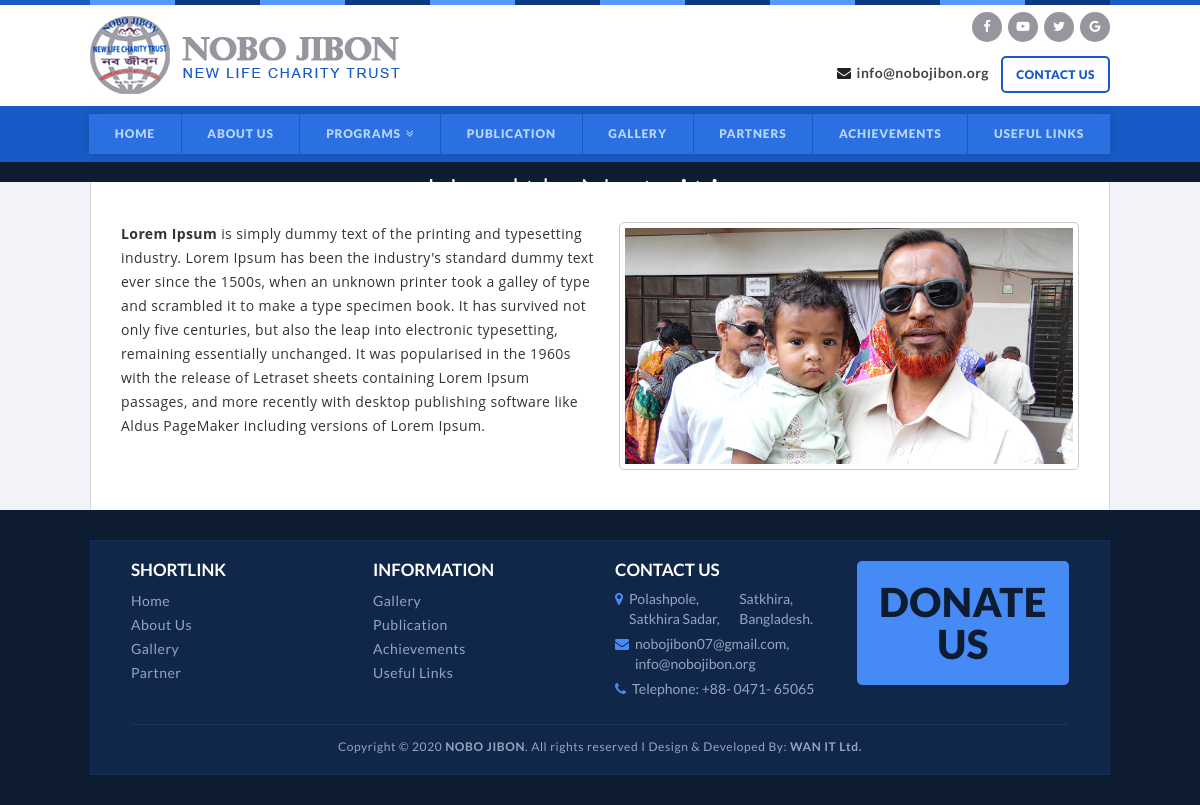
Screenshot of /Program-Details/1 with the database file from the repository.
### tables this page shows
CREATE TABLE `tbl_review` (
  `review_id` int(3) NOT NULL,
  `review_type` tinyint(4) NOT NULL COMMENT '1=product, 2=service',
  `description` text NOT NULL,
  `photo` varchar(100) NOT NULL,
  `review_status` tinyint(4) NOT NULL DEFAULT '0',
  `created_date` timestamp NOT NULL DEFAULT CURRENT_TIMESTAMP ON UPDATE CURRENT_TIMESTAMP
);

CREATE TABLE `tbl_type` (
  `type_id` int(3) NOT NULL,
  `type_name` varchar(100) NOT NULL,
  `publication_status` tinyint(1) NOT NULL,
  `created_datetime` timestamp NOT NULL DEFAULT CURRENT_TIMESTAMP ON UPDATE CURRENT_TIMESTAMP
);

CREATE TABLE `tbl_footer_contact` (
  `fcontact_id` int(3) NOT NULL,
  `location` text NOT NULL,
  `email` text NOT NULL,
  `phone` text NOT NULL,
  `created_date` timestamp NOT NULL DEFAULT CURRENT_TIMESTAMP ON UPDATE CURRENT_TIMESTAMP
);

### application/controllers/Welcome.php (called while the page is built, shortened)
<?php
class Welcome extends Base_Controller {
	public function __construct(){
		$this->load->model('Photo_model');
		$this->load->model('News_model');
		$this->load->model('Common_model');
		$this->load->model('Reviewtype_model');
		$this->load->model('Review_model');
		$this->load->model('Partner_model');
		$this->load->model('Gallery_model');
	}
	public function ProgramDetailsByType($id=''){
		if(!empty($id)){
			$data = array();
			$data['title'] = '.:: Nobo Jibon | Program Details';
			$data['selected_review'] = $this->Review_model->select_review_by_id($id);
			$data['allProgram'] = $this->Reviewtype_model->select_all_type();
			$data['fcontact'] = $this->Common_model->find_fcontact();
			$data['content'] = $this->load->view('frontend/page/programdetails', $data, true);
			$this->load->view('frontend/index',$data);
		}else{
			$this->load->view('frontend/page/404_error');
		}
	}
}
?>

### index.php (called while the page is built, shortened)
<?php
require_once BASEPATH.'core/CodeIgniter.php';

### application/models/Review_model.php (called while the page is built, shortened)
<?php
class Review_model extends Base_Model {
	public function select_review_by_id($id){
		$this->db->select('tbl_review.*');
		$this->db->select('tbl_type.type_name');
		$this->db->from('tbl_review');
		$this->db->where('review_type',$id);
		$this->db->join('tbl_type','tbl_type.type_id = tbl_review.review_type');
		$get = $this->db->get();
		$result = $get->row();
		return $result;
	}
}

### application/models/Common_model.php (called while the page is built, shortened)
<?php
class Common_model extends Base_Model {
	public function find_fcontact(){
		$result = $this->db->select('*')->from('tbl_footer_contact')->get()->row();
		return $result;
	}
}

### application/views/frontend/page/programdetails.php (the view, shortened to what this page needs)
<div class="banner-area">
    <h1>
        <?php
            if(!empty($selected_review->photo)){
                echo $selected_review->type_name;
            }else{
                echo "Nothing Found";
            }
        ?>
    </h1>
</div>
<section class="inner-area">
    <div class="container">
       <div class="inner-box">
            <h6>
                <?php
                    if(!empty($selected_review->photo)){ ?>
                        <img class="in-img" alt="" src="<?= base_url($selected_review->photo);?>">
                        <?= $selected_review->description;?>
                <?php } ?>
            </h6>
        </div>
    </div>
</section>

### application/views/frontend/inc/footer.php (shortened to what this page needs)
<section class="footer-area">
    <div class="container">
        <div class="footer-middle-area">
            <div class="col-md-3 col-sm-6 col-xs-12">
                <div class="content-footer">
                    <h4>Shortlink</h4>
                    <li><a href="<?= base_url('NoboJibon'); ?>">Home</a></li>
                    <li><a href="<?= base_url('About-Us'); ?>">About Us</a></li>
                    <li><a href="<?= base_url('Gallery'); ?>">Gallery</a></li>
                    <li><a href="<?= base_url('Our-Partner'); ?>">Partner</a></li>
                </div>
            </div>
            <div class="col-md-3 col-sm-6 col-xs-12">
                <div class="content-footer">
                    <h4>Information</h4>
                    <li><a href="<?= base_url('Our-Gallery'); ?>">Gallery</a></li>
                    <li><a href="<?= base_url('Publication'); ?>">Publication</a></li>
                    <li><a href="<?= base_url('Achievements'); ?>">Achievements</a></li>
                    <li><a href="<?= base_url('UsefulLink'); ?>">Useful Links</a></li>
                </div>
            </div>
            <div class="col-md-3 col-sm-6 col-xs-12">
                <div class="content-footer">
                    <h4>Contact Us</h4>
                    <li>
                        <p><i class="fa fa-map-marker" aria-hidden="true"></i><?= $fcontact->location;?></p>
                    </li>
                    <li>
                        <p><i class="fa fa-envelope" aria-hidden="true"></i> <?= $fcontact->email;?></p>
                    </li>
                    <li>
                        <p><i class="fa fa-phone" aria-hidden="true"></i><?= $fcontact->phone;?></p>
                    </li>
                </div>
            </div>
            <div class="col-md-3 col-sm-6 col-xs-12">
                <div class="content-footer">
                    <a class="donate" href="<?= base_url('Donate'); ?>">Donate <br>Us</a>
                </div>
            </div>
            <div class="col-md-12 col-sm-12 col-xs-12">
                <h5>Copyright © 2020 <a target="blank" href="<?= base_url('NoboJibon'); ?>"><b>NOBO JIBON</b></a>. All rights reserved I Design &amp; Developed By: <a target="blank" href="http://wanitltd.com/"><b>WAN IT Ltd.</b></a></h5>
            </div>
        </div>
    </div>
</section>
</body>
</html>

### assets/frontend/css/style.css (style rules this page uses)
body { font-family: 'Lato', sans-serif; color:#000; font-size:14px; }
* { margin:0; padding:0; outline:none }
img,fieldset { border:0 }
a { text-decoration:none }
ul,li { padding:0px;margin:0px; list-style: none }
h1, h2, h3, h4, h5, h6, p { margin:0; padding:0; font-weight:normal; }
.container { width:1050px; }
.donate { width: 400px; display: table; margin: auto; background: #185BC6; padding: 20px 25px; border-radius:5px; }
.footer-area { width: 100%; position: relative; display: block; float: left; background: #0e1c32; padding: 30px; }
.footer-middle-area { padding: 20px 25px; width: 100%; float: left; display: block; background: #112749; opacity: 1; border: 1px solid #142e59; }
.footer-middle-area .content-footer { width:100%; display: block; float: left; }
.footer-middle-area .content-footer .donate { font-size: 40px; font-weight: 900; color: #0E1C32; text-align: center; text-transform: uppercase; background: #468AF6; height: 124px; border-radius: 5px; line-height: 42px; padding: 20px 0; width:100%; float:left; transition:all 0.9s; }
.footer-middle-area .content-footer h4 { color: #fff; font-size: 17px; font-weight: 600; text-align: left; text-transform: uppercase; margin: 0; padding-bottom: 10px; }
.footer-middle-area .content-footer li { list-style:none; }
.footer-middle-area .content-footer a { color: #93a5c2; font-size: 14px; font-weight: 400; text-align: left; margin: 0; line-height: 24px; letter-spacing: 0.5px; }
.footer-middle-area .content-footer p { color: #93a5c2; font-size: 14px; font-weight: 400; text-align: left; margin: 0; line-height: 20px; padding-bottom: 5px; display: flex; }
.footer-middle-area .content-footer p i { color: #468AF6; padding-right: 6px; line-height: 20px; }
.footer-middle-area h5 { color: #93a5c2; font-size: 12px; font-weight: 400; text-align: center; margin: 0; padding: 15px 0 0; border-top: 1px solid #163565; margin-top: 20px; letter-spacing: 0.6px; }
.footer-middle-area h5 a { color: #93a5c2; }
.banner-area { width:100%; float:left; display:block; background-color:#0E1C32; position:relative; }
.banner-area h1 { position: absolute; font-size: 45px; color: #fff; text-transform: Capitalize; font-weight: 300; top: 38%; text-align: center; left: 0; right: 0; letter-spacing: 2px; }
.inner-area { width:100%; float:left; display:block; background:#f2f3f8; }
.inner-area .inner-box { width:100%; float:left; display:block; padding:40px 30px; background:#fff; border-left: 1px solid #d9d9d9; border-right:1px solid #d9d9d9; }
.inner-area h6 { font-size: 14px; line-height: 24px; color: #333; letter-spacing: 0.4px; }
.inner-box .in-img { width: 48%; float: right; padding: 5px; border: 1px solid #c9c9c9; border-radius: 5px; margin-left: 20px; }

### rows the page displays
tbl_review: tbl_type.type_name "Health,Nutrition", photo (picture), description "Lorem Ipsum is simply dummy text of the printing and typesetting industry. Lorem Ipsum has been the industry's standard dummy text ever since the 1500s, when an unknown printer took a galley of type and scrambled it to make a type specimen book. It has survived not only five centuries, but also the leap into electronic typesetting, remaining essentially unchanged. It was popularised in the 1960s with the release of Letraset sheets containing Lorem Ipsum passages, and more recently with desktop publishing software like Aldus PageMaker including versions of Lorem Ipsum."
tbl_footer_contact: location "Polashpole, Satkhira Sadar, Satkhira, Bangladesh.", email "nobojibon07@gmail.com, info@nobojibon.org", phone "Telephone: +88- 0471- 65065"
